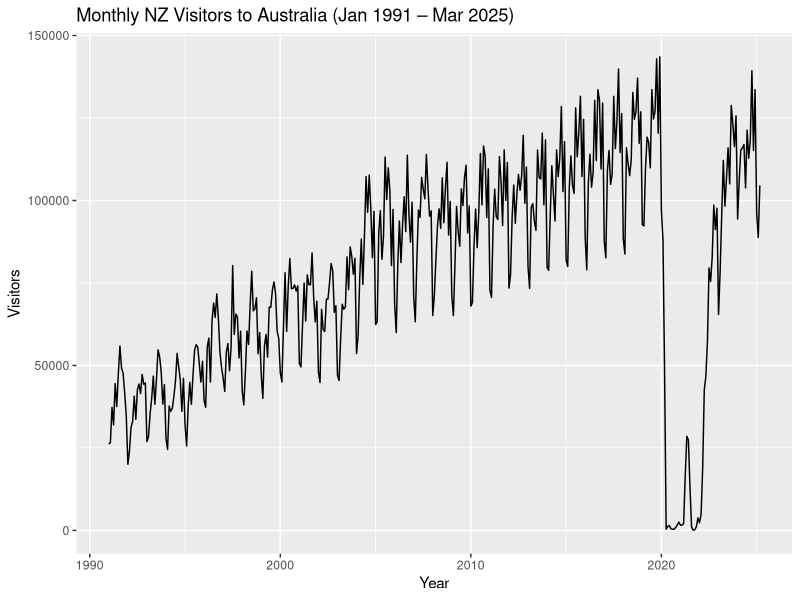
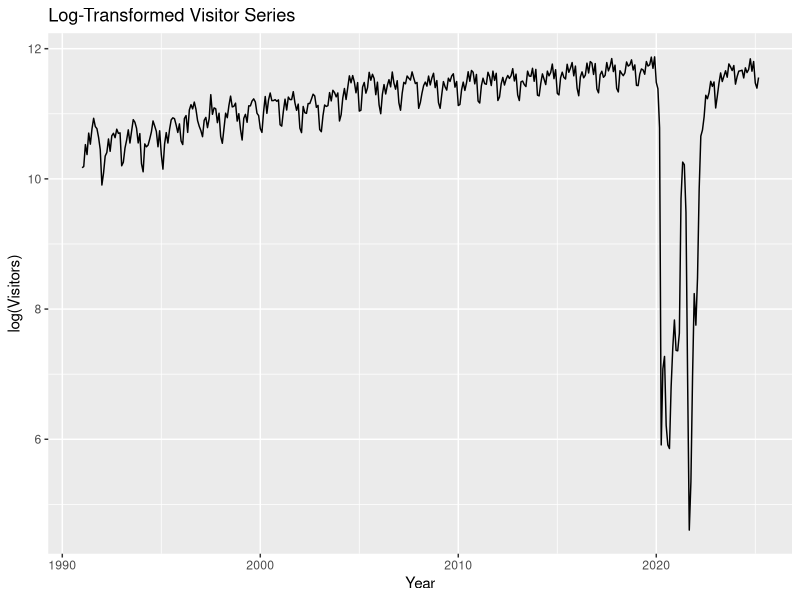
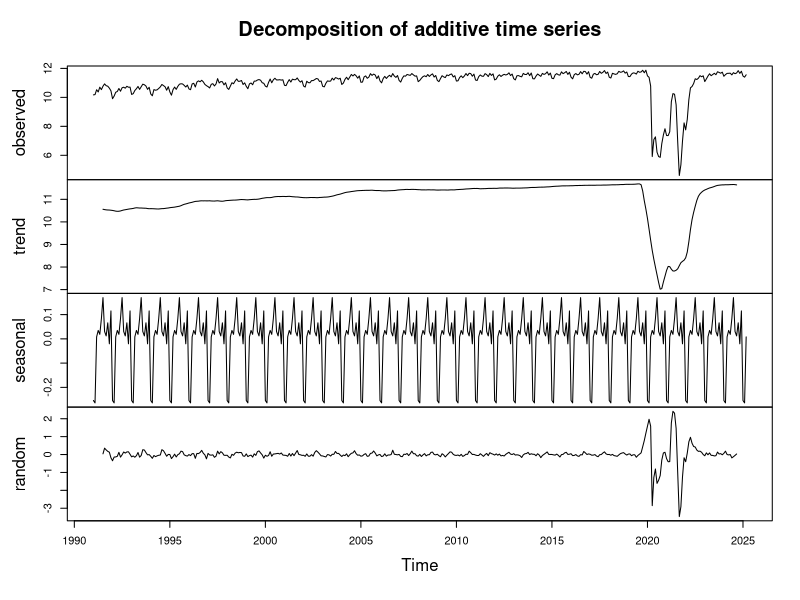
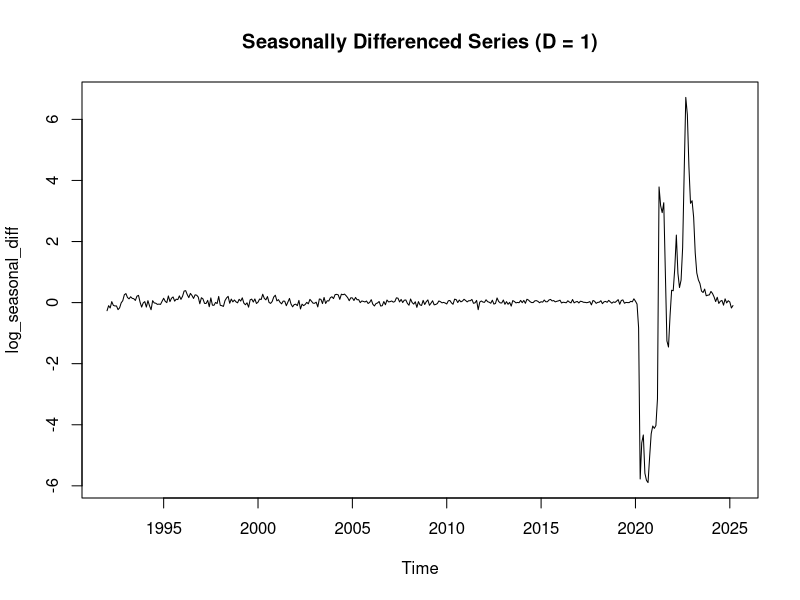
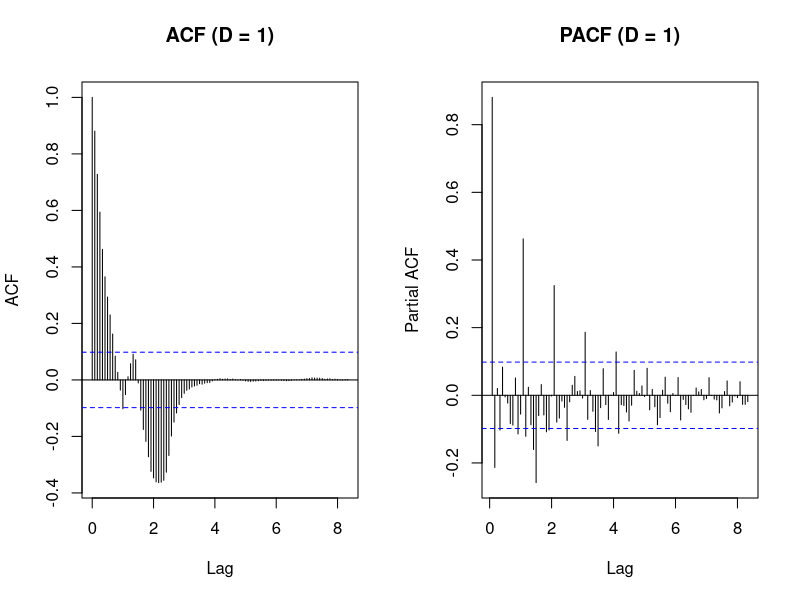
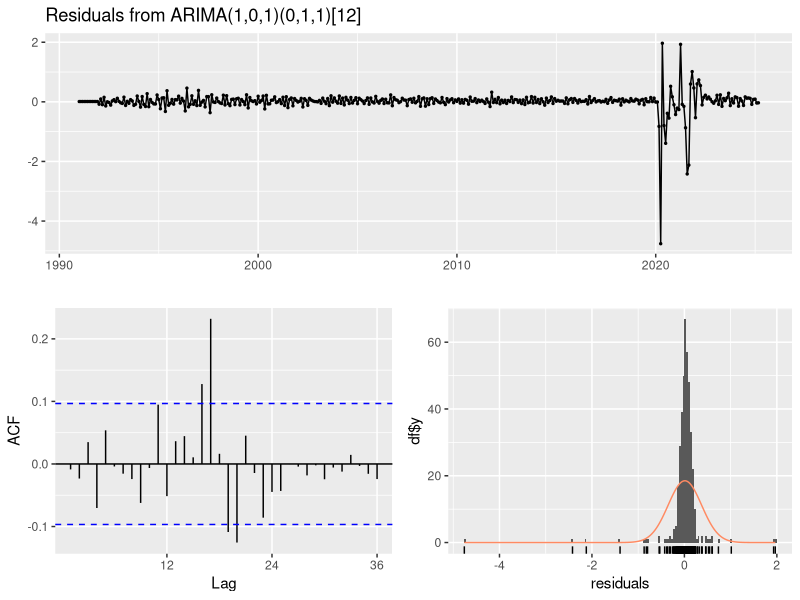
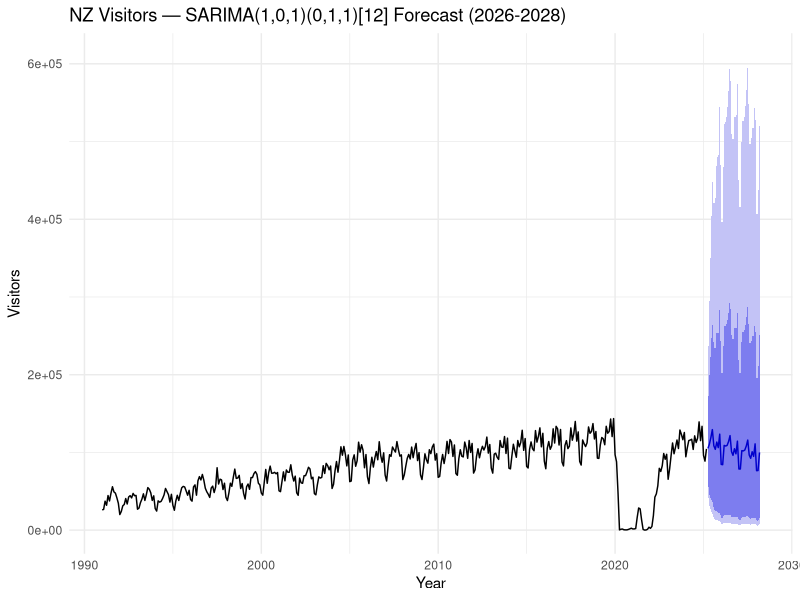

Source code (R) for these figures, in order:
library(forecast)
library(ggplot2)
library(tseries)

nz_data <- read.csv("NZ.csv")

visitor_ts <- ts(nz_data$Visitors, start = c(1991, 1), frequency = 12)

# 1. Exploratory Analysis

# Original Series Plot
autoplot(visitor_ts) +
  ggtitle("Monthly NZ Visitors to Australia (Jan 1991 – Mar 2025)") +
  ylab("Visitors") + xlab("Year")

# Log-Transformation
log_visitor_ts <- log(visitor_ts)

# Plot Log-Transformed Series
autoplot(log_visitor_ts) +
  ggtitle("Log-Transformed Visitor Series") +
  ylab("log(Visitors)") + xlab("Year")

# Decomposition of Log Series
log_decomp <- decompose(log_visitor_ts)
plot(log_decomp)

# ADF test on log-transformed series
adf.test(visitor_ts)  # p = 0.03 → stationary in trend

# Seasonal differencing only (D = 1)
log_seasonal_diff <- diff(log_visitor_ts, lag = 12)

# Plot Seasonal Differenced Series
plot(log_seasonal_diff, main = "Seasonally Differenced Series (D = 1)")

# ADF Test on Seasonally Differenced Series
adf.test(log_seasonal_diff)

# ACF & PACF on Seasonally Differenced Series
par(mfrow = c(1, 2))
acf(log_seasonal_diff, lag.max = 100, main = "ACF (D = 1)")
pacf(log_seasonal_diff, lag.max = 100, main = "PACF (D = 1)")
par(mfrow = c(1, 1))

# Fit SARIMA models (Box-Cox handled inside Arima) 
# Data are back-transformed automatically later

model_orders <- list(
  list(order = c(0,0,1), seasonal = c(1,1,0)),
  list(order = c(1,0,0), seasonal = c(0,1,1)),
  list(order = c(1,0,1), seasonal = c(1,1,0)),
  list(order = c(1,0,1), seasonal = c(0,1,1)),
  list(order = c(0,0,1), seasonal = c(0,1,1))
)

# Fit models, store AIC and BIC
models <- list()
aic_vals <- numeric(length(model_orders))
bic_vals <- numeric(length(model_orders))

#Looping through each candidate model
for (i in 1:length(model_orders)) {
  
  # Extracting non-seasonal and seasonal
  order <- model_orders[[i]]$order
  seasonal <- model_orders[[i]]$seasonal
  
  #Fitting sarina model and log transforming the original data and back transforming
  fit <- Arima(visitor_ts, order = order, seasonal = seasonal, lambda = 0)
  models[[i]] <- fit      # Storing the fitted models
  aic_vals[i] <- AIC(fit) #Saving AIC and BIC values for model comparison
  bic_vals[i] <- BIC(fit)
  
  #Printing model details and corresponding AIC/BIC scores
  cat("Model", i, ": ARIMA(", order[1], ",", order[2], ",", order[3], ")(",
      seasonal[1], ",", seasonal[2], ",", seasonal[3], ")[12]\n")
  cat("  AIC =", round(aic_vals[i], 2), "\n")
  cat("  BIC =", round(bic_vals[i], 2), "\n\n")
}

#Identify model with the lowest AIC
best_index <- which.min(aic_vals)
best_model <- models[[best_index]]
cat("Selected Model:", best_index, "AIC =", round(aic_vals[best_index], 2), "BIC =", round(bic_vals[best_index], 2), "\n")


# Residual Diagnostics 

checkresiduals(best_model)   # should show white-noise residuals
shapiro.test(residuals(best_model)) # Normality test



# 3-Year Forecast (Jan-2021 – Dec-2023) 
# biasadj = TRUE ensures forecast is back-transformed to visitor counts

future_fc <- forecast(best_model, h = 36, biasadj = TRUE)


# 3-year forecasting with the best model
autoplot(future_fc) +
  ggtitle("NZ Visitors — SARIMA(1,0,1)(0,1,1)[12] Forecast (2026-2028)") +
  ylab("Visitors") + xlab("Year") +
  theme_minimal() +
  guides(colour = guide_legend(title = "Series"))
